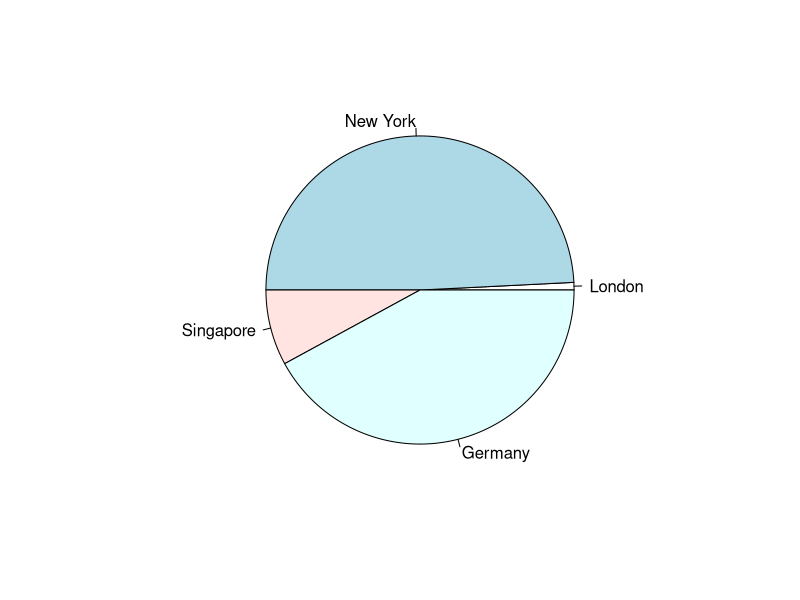

R code for this plot:
# Create data for the graph

x <- c(1,62,10,53)

labels <- c("London", "New York", "Singapore", "Germany")

# Give the chart file name

png(file = "city.jpg")

# plot the chart

pie(x,labels)

dev.off() #to close the file that we created.



# Shortcut to run- first to end - Cmd+opti+B

